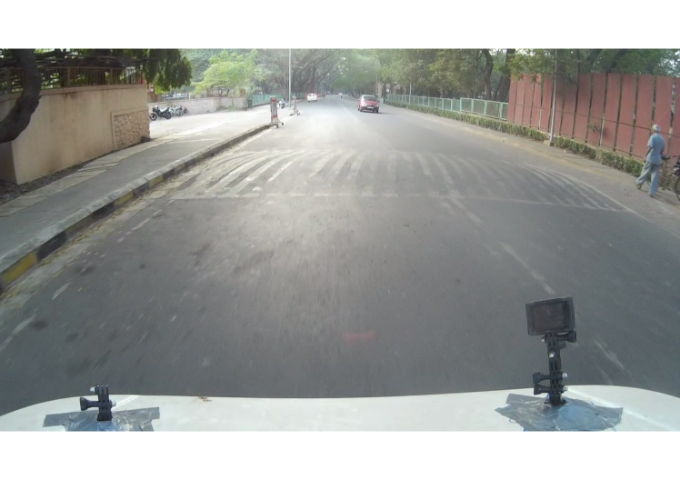
//> input picture test_cases/0_2.png, 680 x 480 px, given in place of cos-lines.jpg, which was not available
$ ./LSD   (built with g++ and OpenCV 4)
//> lines starting //> are read from the running program, lines starting //| are printed output that depends on the picture; after the words box and inside, x2 and y2 are one past the last pixel; in counts of white or black regions, pixels touching at a corner belong together; pictures that were not available may be replaced by others from this repository, and a replacement may not be noted
#include <iostream>
#include <string>
#include "opencv2/core/core.hpp"
#include "opencv2/core/utility.hpp"
#include "opencv2/imgproc/imgproc.hpp"
#include "opencv2/imgcodecs.hpp"
#include "opencv2/highgui/highgui.hpp"
using namespace std;
using namespace cv;
int main()
{
   // [8 lines of commented-out code are left out]
    Mat image = imread("cos-lines.jpg", 1);
//> image is the input picture: 480 rows x 680 cols, CV_8UC3; mean B, G, R 155.6, 158.4, 156.7
//#if 0
   Mat canny=image.clone();
   cvtColor(image ,image,CV_BGR2GRAY);
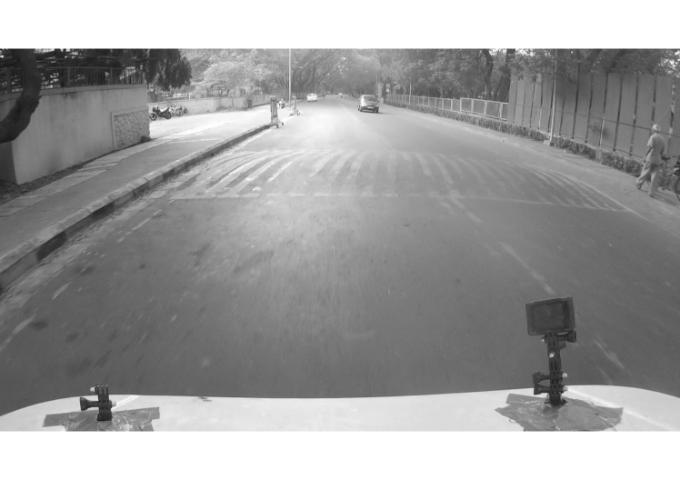
//> image: 480 rows x 680 cols, CV_8UC1; min 23, max 255, mean 157.5
   imshow("image",image);
   Canny(image, image, 50, 200, 3); // Apply canny edge
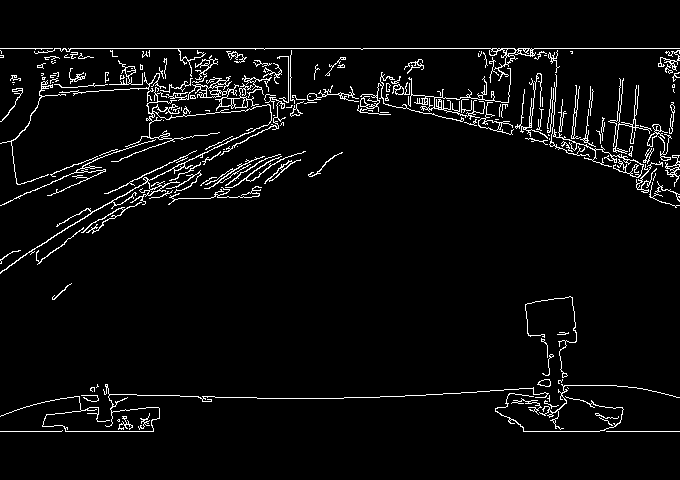
//> image: 480 rows x 680 cols, CV_8UC1; 4.3% white in thin lines or dots, all inside (x1, y1, x2, y2) = (0, 48, 680, 432)
   imshow("canny",image);

//#endif
    // Create and LSD detector with standard or no refinement.
//#if 1
    Ptr<LineSegmentDetector> ls = createLineSegmentDetector(LSD_REFINE_STD);
//#else
//  Ptr<LineSegmentDetector> ls = createLineSegmentDetector(LSD_REFINE_NONE);
//#endif
    double start = double(getTickCount());
    vector<Vec4f> lines_std;
    // Detect the lines
    ls->detect(image, lines_std);
//> lines_std = 422 items, first 8: [105.6, 85.02, 129.4, 84.57], [527.7, 116.8, 528.1, 125.6], [433.1, 108.3, 451.7, 112.5], [634.2, 90.61, 632.6, 116.8], [173.2, 100.9, 194.4, 98.52], [650.5, 194.3, 652.4, 185.5], [411, 106.9, 410.8, 96.87], [75.91, 80.07, 84.3, 78.84]
    double duration_ms = (double(getTickCount()) - start) * 1000 / getTickFrequency();
    std::cout << "It took " << duration_ms << " ms." << std::endl;
    // Show found lines
    cout<<"The detected lines are "<<"\n";
    cout<<"no. of lines = "<<lines_std.size()<<"\n";
//| no. of lines = 422
    Mat drawnLines1(canny);
    for(size_t i=0;i<lines_std.size();i++)
    {
        cout<<lines_std[i][0]<<"\t"<<lines_std[i][1]<<"\t"<<lines_std[i][2]<<"\t"<<lines_std[i][3]<<"\n";
        Vec4i l = lines_std[i];
        line( drawnLines1, Point(l[0], l[1]), Point(l[2], l[3]), Scalar(255,0,0), 1, LINE_AA);
    }
//> this loop made 422 passes
//> l on passes 1 to 3: [106, 85, 129, 85], [528, 117, 528, 126], [433, 108, 452, 113]
//| 105.614	85.0243	129.402	84.5746
//| 527.7	116.84	528.076	125.627
//| 433.092	108.27	451.722	112.543
//| 634.183	90.6136	632.621	116.845
//| 173.159	100.922	194.42	98.5216
//| 650.47	194.342	652.376	185.464
//| 411.024	106.892	410.823	96.871
//| 75.9106	80.0685	84.2959	78.8364
//> (output is shown up to pass 8 of 422)
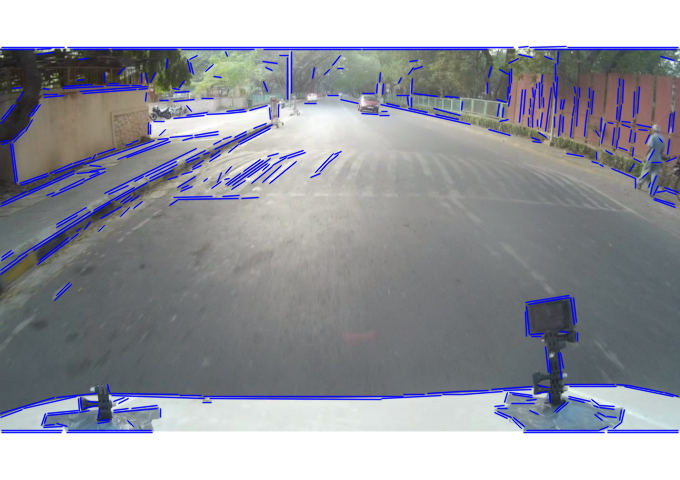
//> drawnLines1: 480 rows x 680 cols, CV_8UC3; 8.31% of pixels changed, all inside (x1, y1, x2, y2) = (0, 45, 680, 434)
    imshow("Standard refinement123", drawnLines1);
    Mat drawnLines(image);
    ls->drawSegments(drawnLines, lines_std);
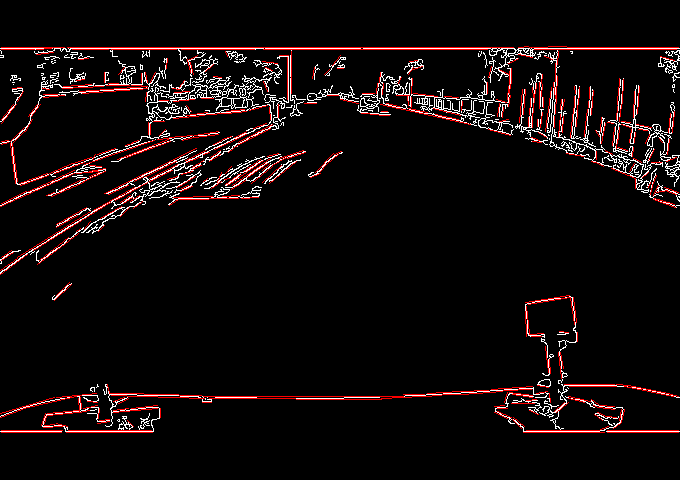
//> drawnLines: 480 rows x 680 cols, CV_8UC3; mean B, G, R 10.3, 10.3, 17.8
    imshow("Standard refinement", drawnLines);
    waitKey();
    return 0;
}

$ run again, on test_cases/10_0.png
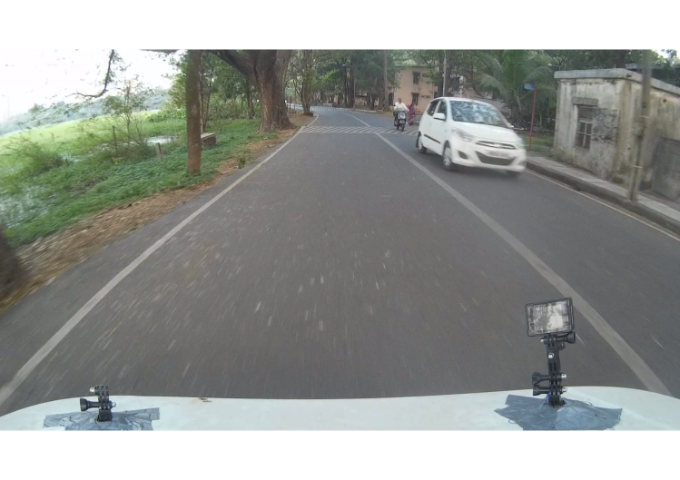
//> input picture test_cases/10_0.png, 680 x 480 px, given in place of cos-lines.jpg, which was not available
//> image is the input picture: 480 rows x 680 cols, CV_8UC3; mean B, G, R 148.9, 152.8, 150
//> `Canny(image, image, 50, 200, 3);`:
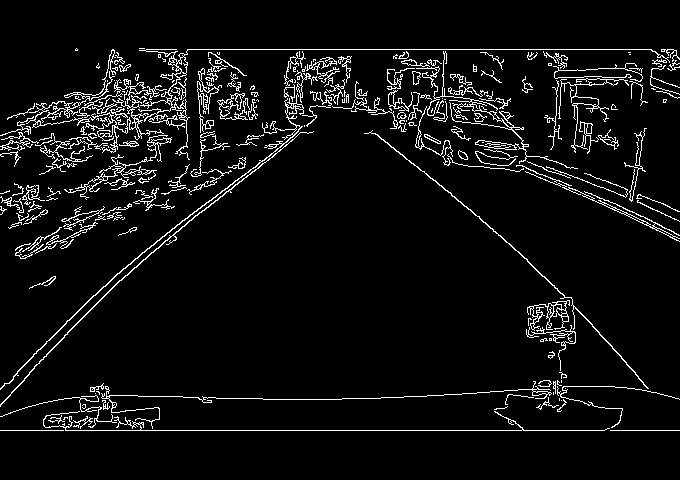
//> image: 480 rows x 680 cols, CV_8UC1; 5.9% white in thin lines or dots, all inside (x1, y1, x2, y2) = (0, 48, 680, 431)
//> lines_std = 443 items, first 8: [14.5, 153.1, 14.01, 163.2], [373.3, 99.3, 372.7, 108.1], [118.1, 145.5, 134.5, 147], [83.19, 159.1, 73.08, 157.1], [155.5, 169.3, 141.9, 168.1], [129, 201.4, 122.9, 207.9], [671.9, 47.78, 661.9, 47.96], [127.1, 163.6, 116.2, 160.8]
//| no. of lines = 443
//> the loop `for(size_t i=0;i<lines_std.size();i++)` made 443 passes
//> l on passes 1 to 3: [14, 153, 14, 163], [373, 99, 373, 108], [118, 146, 134, 147]
//> (printed output is left out)
//> `ls->drawSegments(drawnLines, lines_std);`:
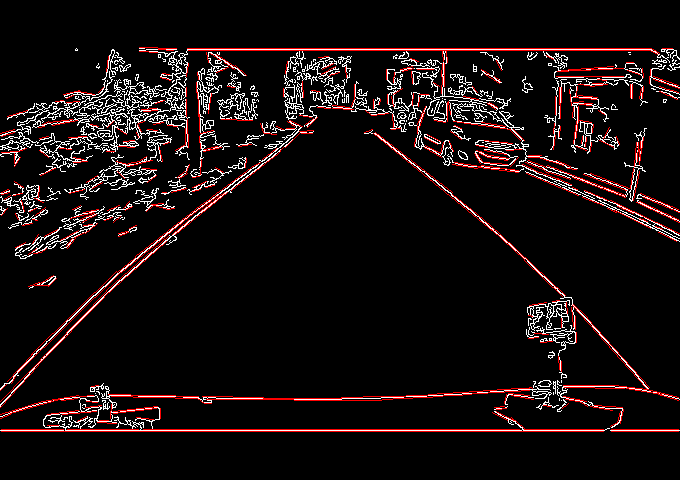
//> drawnLines: 480 rows x 680 cols, CV_8UC3; mean B, G, R 14.5, 14.5, 22.8
